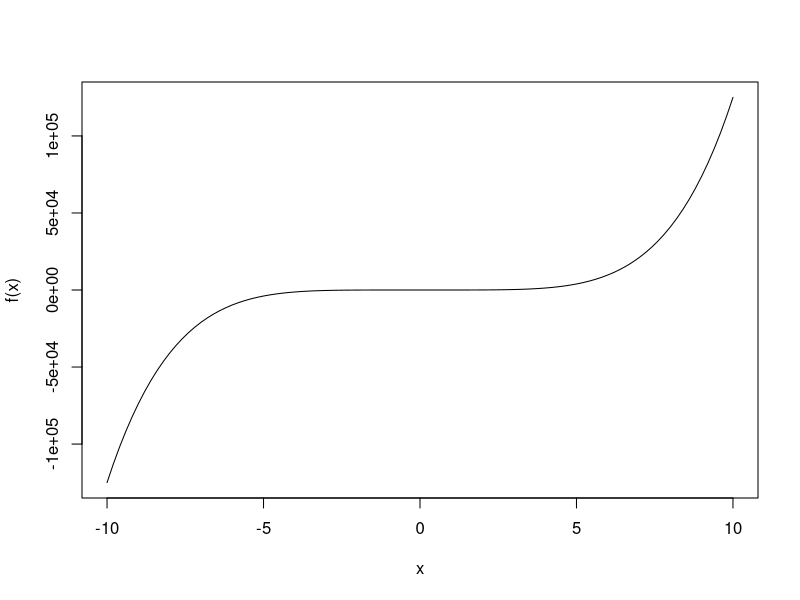
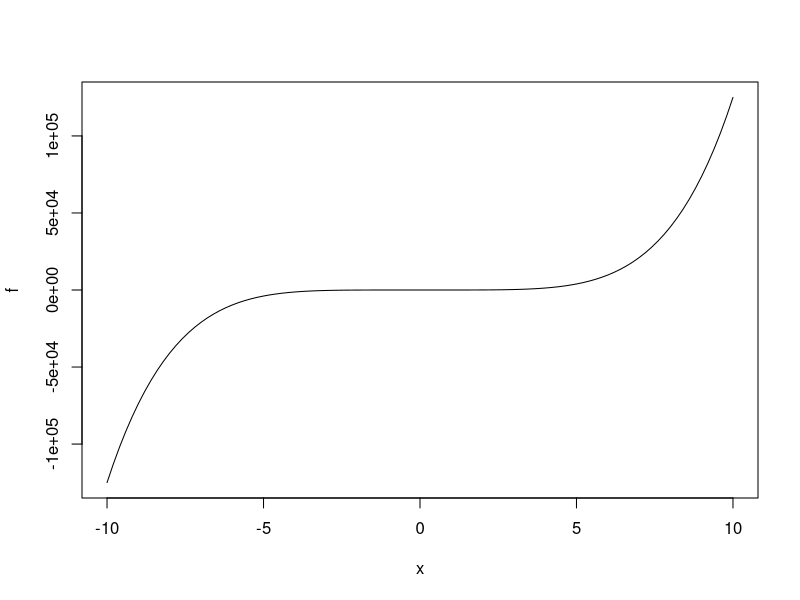

R code for these plots, in order:
#' ---
#' title: "Mod\u00e9lisation statistique par la pratique avec R"
#' subtitle: "Chapitre 1 : G\u00e9n\u00e9ralit\u00e9s sur le langage R - solution des exercices"
#' author: "Fr\u00e9d\u00e9ric Bertrand, Emmanuelle Claeys, Myriam Maumy-Bertrand"
#' date: "`r format(Sys.time(), '%d %B, %Y')`"
#' ---

#Chapitre 1 : solution des exercices

# page 20, solution exercice 1.2
# q1
maVariable <- 10
maVariable
# q2
str(maVariable)
# q3
maVariable * 2
# q4
maVariable * maVariable
# q5
maVariable <- maVariable + 1
maVariable
# page 21, solution exercice 1.2
# q6
maVariable2 <- NULL 
maVariable2
# q7
str(maVariable2)
# q8
maVariable3 <- "Hello World"
maVariable3
# q9
str(maVariable3)

# page 21, solution exercice 1.3
# q1
1:10
# q2
a <- 1:10
a
# q3, avec RStudio ou avec la fonction str
str(a)
# page 22, q4
a+a
# q5. Oui car a est un vecteur contenant des nombres.
10*a
# q6
a>5
# q7
a[a>5]
# q8
b <- 5:8
# q9
b[1]
b[4]
b[5]
# Ou d'un seul coup
b[c(1,4,5)]
# Comme il n'y a pas de cinquieme element dans b, affiche NA pour Not Available, ce qui est logique puisqu'il n'y a rien comme valeur.
# q10
b[7]<-9
b
# Comme b n'a que quatre elements, R affecte la valeur NA aux cinquiemes et sixiemes elements de b puis la valeur 9 au septieme element de b.
# page 23, q11
seq(5,30,by=5)

# page 23, solution exercice 1.4
# q1
f <- function(x){return ((5*x^5)/4)}
f
str(f)
# q2
f(3)
# q3
# Avec la fonction curve
curve(f,from=-10,to=10)
# Avec la fonction plot qui fait appel `a la fonction curve lorsqu'elle est appliquee `a un objet de classe fonction
plot(f,xlim=(c(-10,10)))

# q4
g <- function(x,a) { return (a*x^2) }
g

# page 23, solution exercice 1.5
for (i in 1:5) {print("Hello world")}
